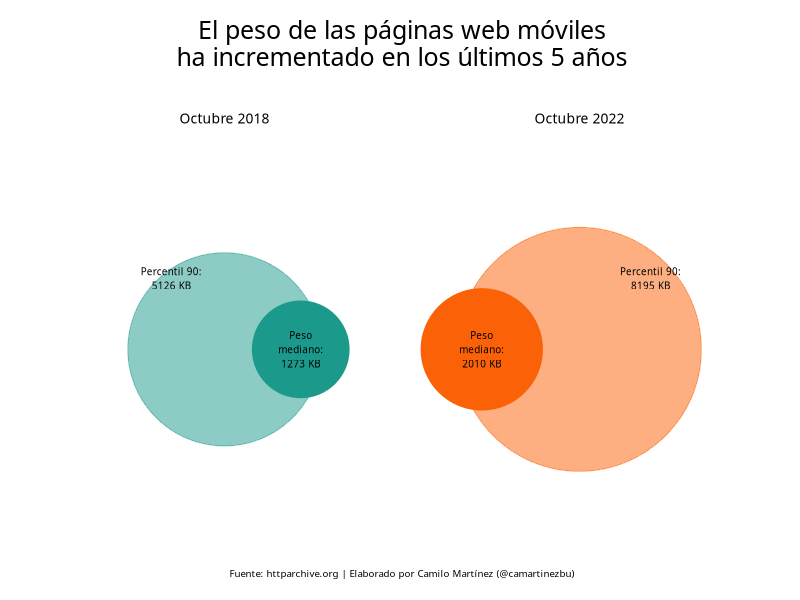
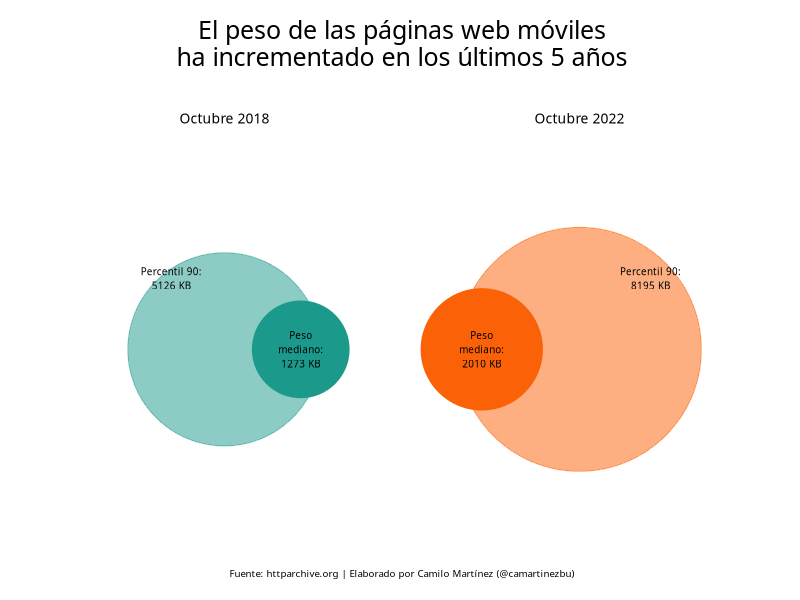

The R source for these figures, in order:
# TidyTuesday - Week 46
# Submission by Camilo Martínez Burgos (@camartinezbu)

# Load packages ----
library(tidyverse)

# Download and read datasets ----
# Sources
# Webpage Metrics: httparchive.org

bytes_total <- read_csv("2022/2022-week46/data/bytes_total.csv")

speed_index <- read_csv("2022/2022-week46/data/speed_index.csv")

# Plot: Evolution of mobile website metrics. 5 years to today.

# Total Bytes
mobile_bytes <- bytes_total |> 
  filter(date %in% c("2022_10_01", "2018_10_01"), client == "mobile") |>
  select(measure, date, p50, p90) |> 
  pivot_longer(c(p50, p90), names_to = "percentile") |> 
  mutate(year = str_sub(date, 1, 4)) |> 
  mutate(name = paste(percentile, year, sep = "_")) |> 
  mutate(x = c(0.45, 1, -0.57, -1)) |> 
  mutate(label = case_when(
    percentile == "p50" ~ paste0("Peso\nmediano:\n", round(value), " KB"),
    percentile == "p90" ~ paste0("Percentil 90:\n", round(value), " KB")
  )) |> 
  mutate(x_label = c(0.45, 1.4, -0.57, -1.3))

ggplot() +
  geom_point(aes(x = x, size = value, color = year), y = 0, alpha = 0.5,
             data = filter(mobile_bytes, percentile == "p90")) +
  geom_point(aes(x = x, size = value, color = year), y = 0,
             data = filter(mobile_bytes, percentile == "p50")) +
  geom_text(aes(x = x_label, label = label), y = 0.4, size = 2.5,
            data = filter(mobile_bytes, percentile == "p90"),
            family = "Futura Medium") +
  geom_text(aes(x = x_label, label = label), y = 0, size = 2.5,
            data = filter(mobile_bytes, percentile == "p50"),
            family = "Futura Medium") +
  annotate("text", x = -1, y = 1.3, label = "Octubre 2018", 
           family = "Futura Bold", size = 3.5) + 
  annotate("text", x = 1, y = 1.3, label = "Octubre 2022", 
           family = "Futura Bold", size = 3.5) +
  labs(
    title = "El peso de las páginas web móviles\nha incrementado en los últimos 5 años",
    caption = "\nFuente: httparchive.org | Elaborado por Camilo Martínez (@camartinezbu)",
    x = NULL,
    y = NULL
  ) +
  scale_color_manual(
    values = c("#1b998b", "#fb6107")
  ) +
  scale_x_continuous(limits = c(-2, 2)) +
  scale_y_continuous(limits = c(-1.0, 1.4)) +
  scale_size_area(max_size = 82) +
  coord_equal() +
  theme(
    plot.title = element_text(hjust = 0.5, family = "Hoefler Text Black", size = 18),
    plot.caption = element_text(hjust = 0.5, family = "Futura Medium", size = 7),
    panel.background = element_blank(),
    panel.grid = element_blank(),
    axis.ticks = element_blank(),
    axis.text = element_blank(),
    legend.position = "none"
  )

# Export plot

ggsave("2022/2022-week46/plots/plot_w46.png", 
       width =1500, 
       height = 1200, 
       units = "px")
